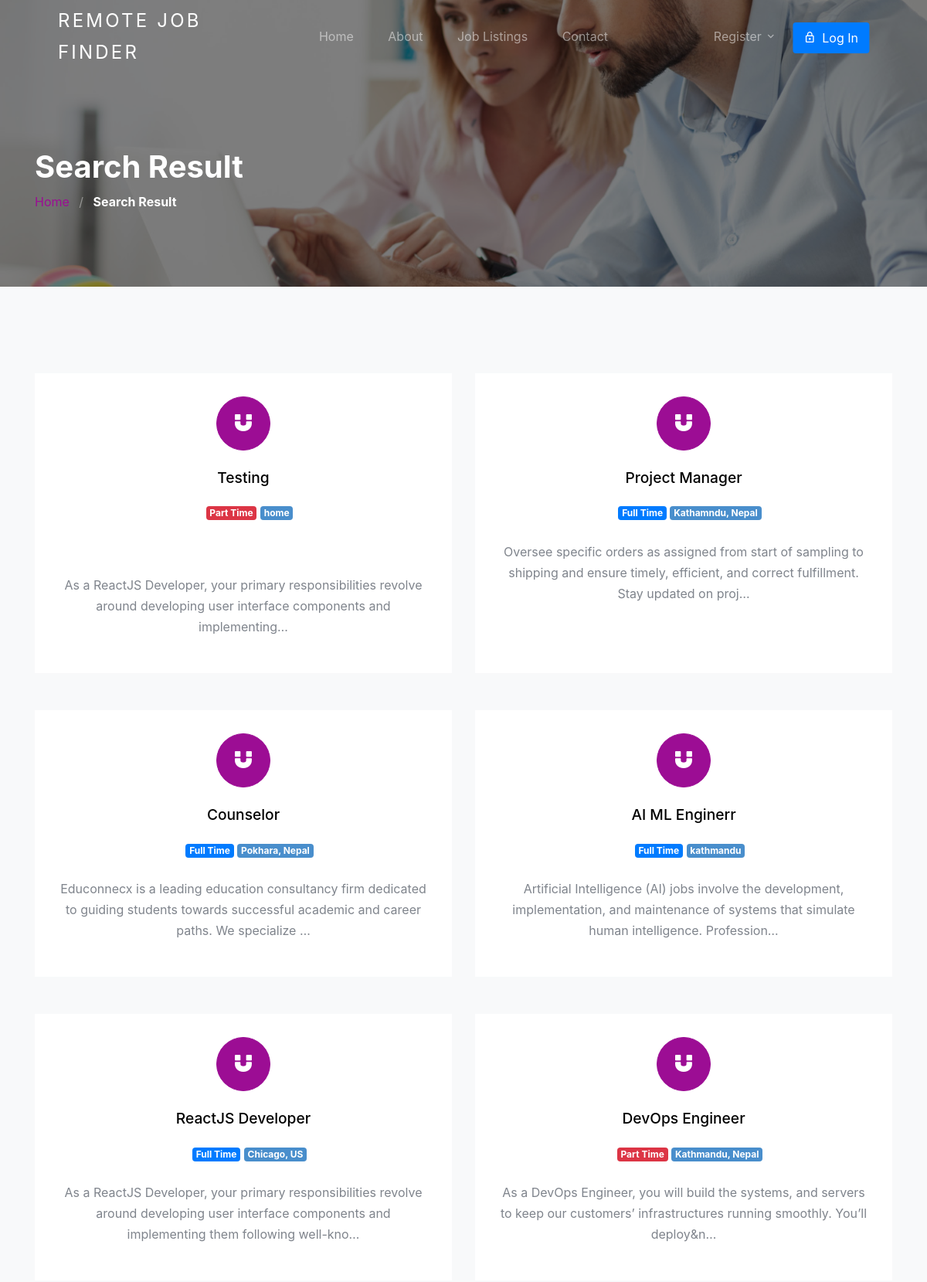
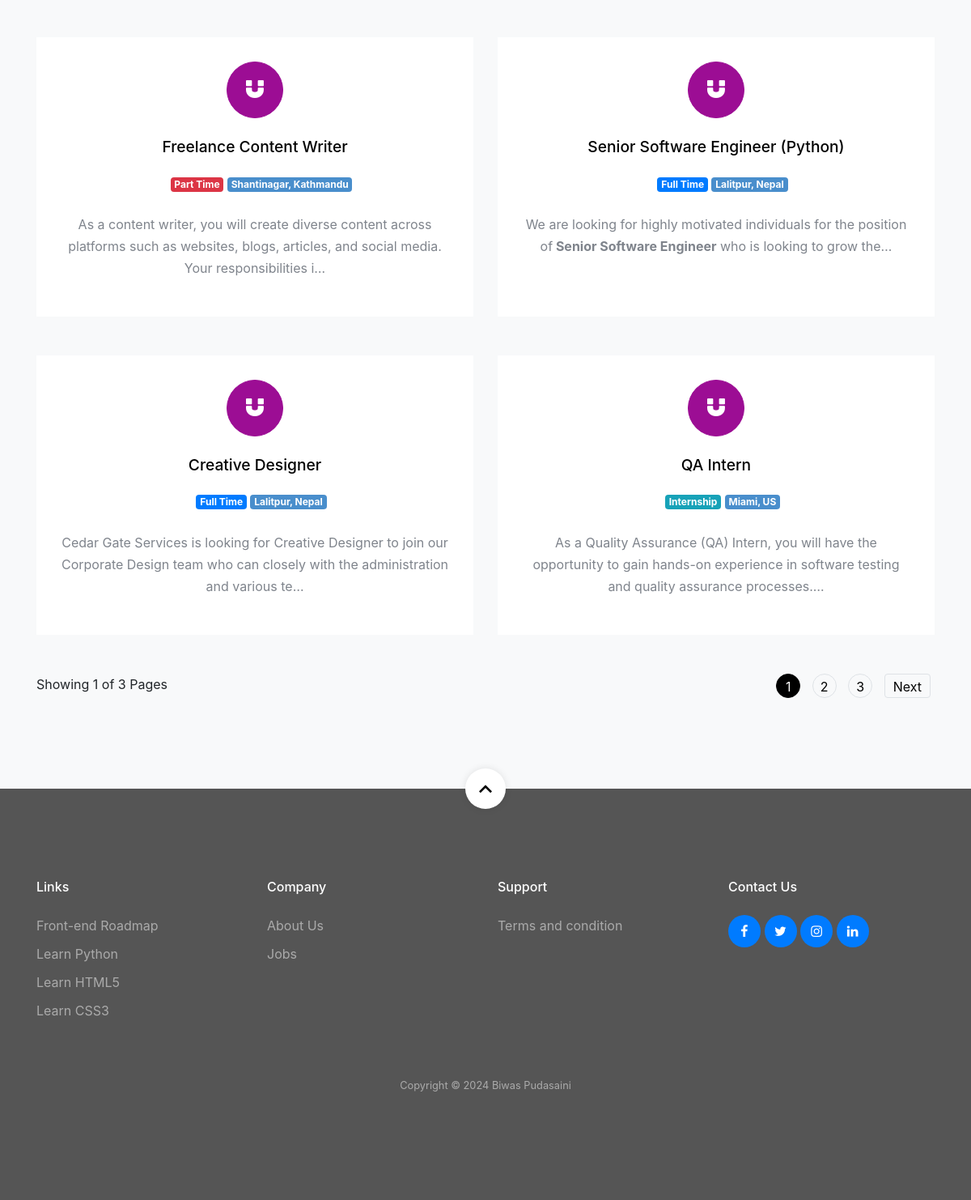
Page /result/ on the committed database (2 pictures, top to bottom).
### jobapp/models.py (models this page shows, shortened)
class Job(models.Model):
    user = models.ForeignKey(User, related_name='User', on_delete=models.CASCADE)
    title = models.CharField(max_length=300)
    description = RichTextField()
    tags = TaggableManager()
    location = models.CharField(max_length=300)
    job_type = models.CharField(choices=JOB_TYPE, max_length=1)
    category = models.ForeignKey(Category,related_name='Category', on_delete=models.CASCADE)
    salary = models.CharField(max_length=30, blank=True)
    company_name = models.CharField(max_length=300)
    company_description = RichTextField(blank=True, null=True)
    url = models.URLField(max_length=200)
    last_date = models.DateField()
    is_published = models.BooleanField(default=False)
    is_closed = models.BooleanField(default=False)
    timestamp = models.DateTimeField(auto_now=True)

### jobapp/views.py (the view)
# urls.py: path('result/', views.search_result_view, name='search_result'),
def search_result_view(request):
    job_list = Job.objects.order_by('-timestamp')
    if 'job_title_or_company_name' in request.GET:
        job_title_or_company_name = request.GET['job_title_or_company_name']
        if job_title_or_company_name:
            job_list = job_list.filter(title__icontains=job_title_or_company_name) | job_list.filter(
                company_name__icontains=job_title_or_company_name)
    if 'location' in request.GET:
        location = request.GET['location']
        if location:
            job_list = job_list.filter(location__icontains=location)
    if 'job_type' in request.GET:
        job_type = request.GET['job_type']
        if job_type:
            job_list = job_list.filter(job_type__iexact=job_type)
    paginator = Paginator(job_list, 10)
    page_number = request.GET.get('page')
    page_obj = paginator.get_page(page_number)
    no_results = not page_obj.object_list.exists()
    context = {
        'page_obj': page_obj,
        'no_results': no_results,  # Update the flag to check page_obj instead of job_list
    }
    return render(request, 'jobapp/result.html', context)

### template/jobapp/result.html (shortened to what this page needs)
{% extends 'base.html' %}
{% load static %}
{% block content %}
<section class="section-hero overlay inner-page bg-image" style="background-image: url('{% static 'images/bgrr.jpg' %}');" id="home-section">
  <div class="container">
    <div class="row">
      <div class="col-md-7">
        <h1 class="text-white font-weight-bold">Search Result</h1>
        <div class="custom-breadcrumbs">
          <a href="{% url 'jobapp:home' %}">Home</a> <span class="mx-2 slash">/</span>
          <span class="text-white"><strong>Search Result</strong></span>
        </div>
      </div>
    </div>
  </div>
</section>
<section id="ajax_listing_paginattion" class="site-section services-section bg-light block__62849" id="next-section">
  <div class="container">
    <div class="row">
      {% for job in page_obj %}
        <div class="col-6 col-md-6 col-lg-6 mb-4 mb-lg-5">
          <a href="{% url 'jobapp:single-job' job.id %}" class="block__16443 min-h text-center d-block">
            <span class="custom-icon mx-auto"><span class="icon-magnet d-block"></span></span>
            <h3>{{ job.title }}</h3>
            <ul class="job-listing-meta list-unstyled pl-3 mb-0">
              <li class="menu-fix mb-2">
                {% if job.job_type == '1' %}
                  <span class="badge badge-primary">Full Time</span>
                {% elif job.job_type == '2' %}
                  <span class="badge badge-danger">Part Time</span>
                {% else %}
                  <span class="badge badge-info">Internship</span>
                {% endif %}
              </li>
              <li class="badge badge-secondary menu-fix mb-2"> {{ job.location }}</li>
            </ul>
            <p>{{ job.description | safe | truncatechars:150}}</p>
          </a>
        </div>
      {% endfor %}
    </div>
    {% include 'jobapp/paginator.html' %}
  </div>
</section>
{% endblock content %}

### static/css/style.css (style rules this page uses)
body { font-weight: 400; font-size: 1rem; line-height: 1.7; position: relative; }
body:after { content: ""; position: absolute; top: 0; left: 0; right: 0; bottom: 0; background: rgba(0, 0, 0, 0.7); z-index: 100; opacity: 0; visibility: hidden; -webkit-transition: .3s all ease; -o-transition: .3s all ease; transition: .3s all ease; }
h1, h2, h3, h4 { color: #000; }
.site-section { padding-top: 7rem; padding-bottom: 7rem; position: relative; z-index: 2; }
.bg-image { background-size: cover; background-position: center center; background-repeat: no-repeat; }
.custom-breadcrumbs a { color: #9c0d94; }
.custom-breadcrumbs .slash { color: rgba(255, 255, 255, 0.4); }
.section-hero, .section-hero > .container > .row { height: 100vh; min-height: 900px; }
.section-hero.inner-page, .section-hero.inner-page > .container > .row { height: auto; min-height: auto; padding-top: 6em; padding-bottom: 3em; }
.section-hero.overlay, .section-hero.overlay-2 { position: relative; }
.section-hero.overlay:before, .section-hero.overlay-2:before { z-index: 1; position: absolute; content: ""; top: 0; left: 0; right: 0; bottom: 0; background: rgba(0, 0, 0, 0.5); }
.section-hero > .container { z-index: 2; position: relative; }
.block__62849 .block__16443 { background: #fff; padding: 30px; -webkit-transition: .3s all ease; -o-transition: .3s all ease; transition: .3s all ease; top: 0; position: relative; text-decoration: none; }
.block__62849 .block__16443 .custom-icon { display: block; position: relative; width: 70px; height: 70px; border-radius: 50%; border: 1px solid #9c0d94; background: #9c0d94; margin-bottom: 1.5rem; -webkit-transition: .3s all ease; -o-transition: .3s all ease; transition: .3s all ease; }
.block__62849 .block__16443 .custom-icon:before { display: none; border-radius: 50%; position: absolute; left: 50%; top: 50%; -webkit-transform: translate(-50%, -50%); -ms-transform: translate(-50%, -50%); transform: translate(-50%, -50%); content: ""; width: 90px; height: 90px; border: 1px solid rgba(137, 186, 22, 0.2); }
.block__62849 .block__16443 [class^="icon-"], .block__62849 .block__16443 [class^="flaticon-"] { font-size: 1.6rem; color: #fff; position: absolute; top: 50%; left: 50%; -webkit-transform: translate(-50%, -50%); -ms-transform: translate(-50%, -50%); transform: translate(-50%, -50%); -webkit-transition: 0.3s all cubic-bezier(0.66, 0.2, 0.48, 0.9); -o-transition: 0.3s all cubic-bezier(0.66, 0.2, 0.48, 0.9); transition: 0.3s all cubic-bezier(0.66, 0.2, 0.48, 0.9); }
.block__62849 .block__16443 h3 { font-size: 1.2rem; margin-bottom: 1.2rem; }
.block__62849 .block__16443 p { color: #7f848c; }
.min-h { min-height: 100%; }
.menu-fix { display: inline-block }
.badge-primary { color: #fff; }
.badge-secondary { color: #fff; background-color: #498ecc; }

### rows in the picture
Job: title "Testing", job_type "Part Time", location "home", description "As a ReactJS Developer, your primary responsibilities revolve around developing user interface components and implementing…"
Job: title "Project Manager", job_type "Full Time", location "Kathamndu, Nepal", description "Oversee specific orders as assigned from start of sampling to shipping and ensure timely, efficient, and correct fulfillment. Stay updated on proj…"
Job: title "Counselor", job_type "Full Time", location "Pokhara, Nepal", description "Educonnecx is a leading education consultancy firm dedicated to guiding students towards successful academic and career paths. We specialize …"
Job: title "AI ML Enginerr", job_type "Full Time", location "kathmandu", description "Artificial Intelligence (AI) jobs involve the development, implementation, and maintenance of systems that simulate human intelligence. Profession…"
Job: title "ReactJS Developer", job_type "Full Time", location "Chicago, US", description "As a ReactJS Developer, your primary responsibilities revolve around developing user interface components and implementing them following well-kno…"
Job: title "DevOps Engineer", job_type "Part Time", location "Kathmandu, Nepal", description "As a DevOps Engineer, you will build the systems, and servers to keep our customers’ infrastructures running smoothly. You’ll deploy&n…"
Job: title "Freelance Content Writer", job_type "Part Time", location "Shantinagar, Kathmandu", description "As a content writer, you will create diverse content across platforms such as websites, blogs, articles, and social media. Your responsibilities i…"
Job: title "Senior Software Engineer (Python)", job_type "Full Time", location "Lalitpur, Nepal", description "We are looking for highly motivated individuals for the position of Senior Software Engineer who is looking to grow the…"
Job: title "Creative Designer", job_type "Full Time", location "Lalitpur, Nepal", description "Cedar Gate Services is looking for Creative Designer to join our Corporate Design team who can closely with the administration and various te…"
Job: title "QA Intern", job_type "Internship", location "Miami, US", description "As a Quality Assurance (QA) Intern, you will have the opportunity to gain hands-on experience in software testing and quality assurance processes.…"

### other values in the picture
{{ page_obj.number }} "1"
{{ page_obj.paginator.num_pages }} "3"
{{ i }} "1"
{{ i }} "2" "3"
